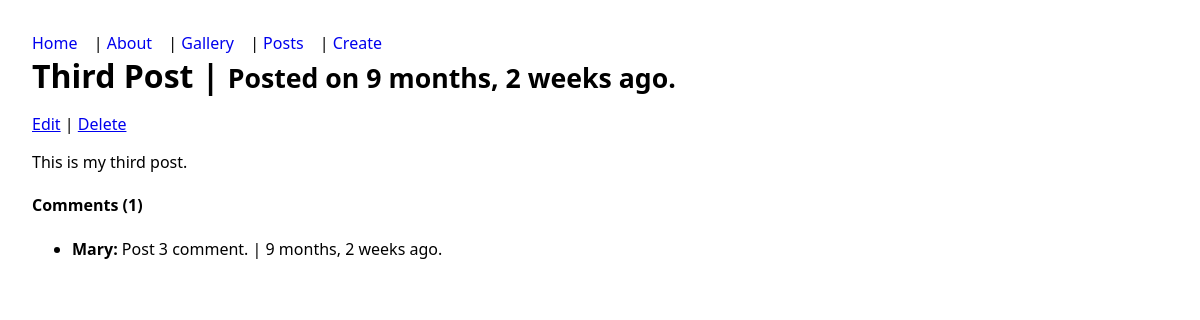
/posts/3/view/, run on the app's committed database.
### pages/models.py (models this page shows, shortened)
class Post(models.Model):
    title = models.CharField(max_length=100, validators=[MinLengthValidator(3)])
    body = models.TextField(validators=[MinLengthValidator(10)])
    created_at = models.DateTimeField(auto_now_add=True)
    class Meta:
        ordering = ['-created_at']
        constraints = [
            models.UniqueConstraint(fields=['title'], name='unique_post_title')
        ]

class Comment(models.Model):
    post = models.ForeignKey(Post, on_delete=models.CASCADE, related_name='comments')
    author = models.CharField(max_length=100)
    text = models.TextField()
    created_at = models.DateTimeField(auto_now_add=True)

### pages/views.py (the view)
# urls.py: path('posts/<int:pk>/view/', views.post_view, name='post_view'),
def post_view(request, pk):
    post = get_object_or_404(Post, pk=pk)
    return render(request, 'post_view.html', {'post': post})

### pages/templates/post_view.html (shortened to what this page needs)
{% extends 'base.html' %}
{% block content %}
 <h1>{{ post.title }} | <span><small>Posted on {{ post.created_at|timesince }} ago.</small></span></h1>
 <span>
   <a href="{% url 'post_update' post.pk %}">Edit</a> |
   <a href="{% url 'post_delete' post.pk %}">Delete</a>
</span>
 <p>{{ post.body }}</p>
   <h4>Comments ({{ post.comments.count }})</h4>
   <ul>
      {% for comment in post.comments.all %}
         <li><strong>{{ comment.author }}:</strong> {{ comment.text }} | {{ comment.created_at|timesince}} ago.</li>
      {% empty %}
         <li>No comment yet.</li>
      {% endfor %}
   </ul>
{% endblock %}

### pages/static/css/style.css (style rules this page uses)
body { font-family: system-ui, Arial, sans-serif; margin: 2rem; }
h1 { margin: 0 0 1rem; }

### data on the page
Post: title "Third Post", created_at "9 months, 2 weeks", body "This is my third post.", comments.count "1"
Comment: author "Mary", text "Post 3 comment.", created_at "9 months, 2 weeks"
